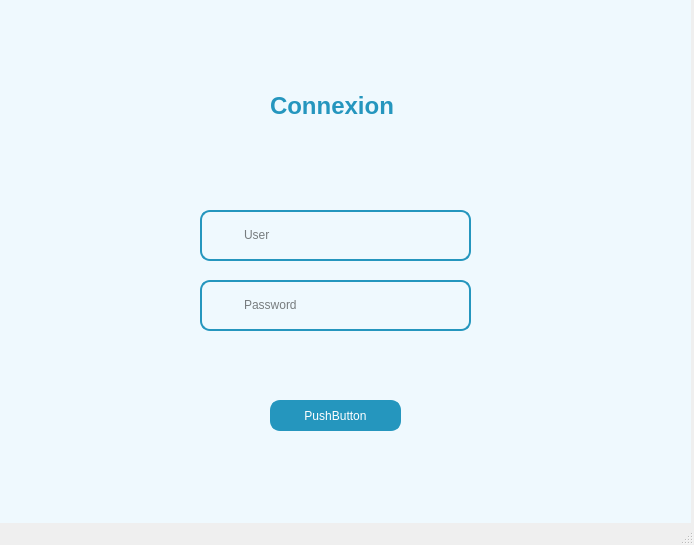
<?xml version="1.0" encoding="UTF-8"?>
<ui version="4.0">
 <class>MainWindow</class>
 <widget class="QMainWindow" name="MainWindow">
  <property name="geometry">
   <rect>
    <x>0</x>
    <y>0</y>
    <width>694</width>
    <height>545</height>
   </rect>
  </property>
  <property name="windowTitle">
   <string>MainWindow</string>
  </property>
  <widget class="QWidget" name="centralwidget">
   <property name="styleSheet">
    <string notr="true">*{
color:#000;
border:none;
}
#mainFrame{
background-color:#eff9fe;
}
#cnxLabel{
color:#2596be;
}
#userEdit,#pwdEdit{
background-color:transparent;
}
#userFrame{
border-radius:10px;
border:2px solid #2596be;
}
#pwdFrame{
border-radius:10px;
border:2px solid #2596be;
}
#cnxBtn{
border-radius:10px;
border:2px solid #2596be;
color:white;
background-color:#2596be;
}</string>
   </property>
   <widget class="QWidget" name="mainFrame" native="true">
    <property name="geometry">
     <rect>
      <x>0</x>
      <y>0</y>
      <width>691</width>
      <height>541</height>
     </rect>
    </property>
    <widget class="QFrame" name="frame">
     <property name="geometry">
      <rect>
       <x>200</x>
       <y>50</y>
       <width>271</width>
       <height>121</height>
      </rect>
     </property>
     <property name="frameShape">
      <enum>QFrame::StyledPanel</enum>
     </property>
     <property name="frameShadow">
      <enum>QFrame::Raised</enum>
     </property>
     <widget class="QLabel" name="cnxLabel">
      <property name="geometry">
       <rect>
        <x>70</x>
        <y>40</y>
        <width>131</width>
        <height>31</height>
       </rect>
      </property>
      <property name="font">
       <font>
        <pointsize>18</pointsize>
        <weight>75</weight>
        <bold>true</bold>
       </font>
      </property>
      <property name="text">
       <string>Connexion</string>
      </property>
     </widget>
    </widget>
    <widget class="QWidget" name="widget" native="true">
     <property name="geometry">
      <rect>
       <x>200</x>
       <y>210</y>
       <width>271</width>
       <height>51</height>
      </rect>
     </property>
     <layout class="QHBoxLayout" name="horizontalLayout">
      <property name="spacing">
       <number>0</number>
      </property>
      <property name="leftMargin">
       <number>0</number>
      </property>
      <property name="topMargin">
       <number>0</number>
      </property>
      <property name="rightMargin">
       <number>0</number>
      </property>
      <property name="bottomMargin">
       <number>0</number>
      </property>
      <item>
       <widget class="QFrame" name="userFrame">
        <property name="frameShape">
         <enum>QFrame::StyledPanel</enum>
        </property>
        <property name="frameShadow">
         <enum>QFrame::Raised</enum>
        </property>
        <layout class="QHBoxLayout" name="horizontalLayout_2">
         <item>
          <widget class="QLabel" name="userLabel">
           <property name="minimumSize">
            <size>
             <width>25</width>
             <height>25</height>
            </size>
           </property>
           <property name="maximumSize">
            <size>
             <width>25</width>
             <height>25</height>
            </size>
           </property>
           <property name="text">
            <string/>
           </property>
           <property name="pixmap">
            <pixmap resource="resources.qrc">:/blueIcons/assets/icons/user.svg</pixmap>
           </property>
           <property name="scaledContents">
            <bool>true</bool>
           </property>
          </widget>
         </item>
         <item>
          <widget class="QLineEdit" name="userEdit">
           <property name="placeholderText">
            <string>User</string>
           </property>
          </widget>
         </item>
        </layout>
       </widget>
      </item>
     </layout>
    </widget>
    <widget class="QWidget" name="widget_2" native="true">
     <property name="geometry">
      <rect>
       <x>200</x>
       <y>280</y>
       <width>271</width>
       <height>51</height>
      </rect>
     </property>
     <layout class="QHBoxLayout" name="horizontalLayout_3">
      <property name="spacing">
       <number>0</number>
      </property>
      <property name="leftMargin">
       <number>0</number>
      </property>
      <property name="topMargin">
       <number>0</number>
      </property>
      <property name="rightMargin">
       <number>0</number>
      </property>
      <property name="bottomMargin">
       <number>0</number>
      </property>
      <item>
       <widget class="QFrame" name="pwdFrame">
        <property name="frameShape">
         <enum>QFrame::StyledPanel</enum>
        </property>
        <property name="frameShadow">
         <enum>QFrame::Raised</enum>
        </property>
        <layout class="QHBoxLayout" name="horizontalLayout_4">
         <item>
          <widget class="QLabel" name="pwdLabel">
           <property name="minimumSize">
            <size>
             <width>25</width>
             <height>25</height>
            </size>
           </property>
           <property name="maximumSize">
            <size>
             <width>25</width>
             <height>25</height>
            </size>
           </property>
           <property name="text">
            <string/>
           </property>
           <property name="pixmap">
            <pixmap resource="resources.qrc">:/blueIcons/assets/icons/lock.svg</pixmap>
           </property>
           <property name="scaledContents">
            <bool>true</bool>
           </property>
          </widget>
         </item>
         <item>
          <widget class="QLineEdit" name="pwdEdit">
           <property name="placeholderText">
            <string>Password</string>
           </property>
          </widget>
         </item>
         <item>
          <widget class="QLabel" name="pwdLabel_2">
           <property name="minimumSize">
            <size>
             <width>25</width>
             <height>25</height>
            </size>
           </property>
           <property name="maximumSize">
            <size>
             <width>25</width>
             <height>25</height>
            </size>
           </property>
           <property name="text">
            <string/>
           </property>
           <property name="pixmap">
            <pixmap resource="resources.qrc">:/blueIcons/assets/icons/eye-off.svg</pixmap>
           </property>
           <property name="scaledContents">
            <bool>true</bool>
           </property>
          </widget>
         </item>
        </layout>
       </widget>
      </item>
     </layout>
    </widget>
    <widget class="QPushButton" name="cnxBtn">
     <property name="geometry">
      <rect>
       <x>270</x>
       <y>400</y>
       <width>131</width>
       <height>31</height>
      </rect>
     </property>
     <property name="text">
      <string>PushButton</string>
     </property>
    </widget>
   </widget>
  </widget>
  <widget class="QStatusBar" name="statusbar"/>
 </widget>
 <resources>
  <include location="resources.qrc"/>
 </resources>
 <connections/>
</ui>
